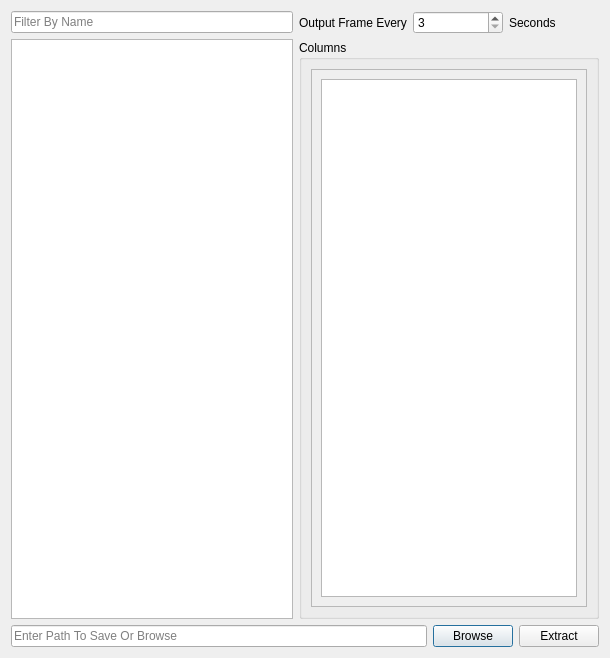
<?xml version="1.0" encoding="UTF-8"?>
<ui version="4.0">
 <class>BrowseRecords</class>
 <widget class="QDialog" name="BrowseRecords">
  <property name="geometry">
   <rect>
    <x>0</x>
    <y>0</y>
    <width>610</width>
    <height>658</height>
   </rect>
  </property>
  <property name="windowTitle">
   <string>Dialog</string>
  </property>
  <layout class="QGridLayout" name="gridLayout_2">
   <item row="0" column="0">
    <layout class="QVBoxLayout" name="verticalLayout_4">
     <item>
      <layout class="QHBoxLayout" name="horizontalLayout_2">
       <item>
        <layout class="QVBoxLayout" name="verticalLayout">
         <item>
          <widget class="QLineEdit" name="lineEdit">
           <property name="placeholderText">
            <string>Filter By Name</string>
           </property>
          </widget>
         </item>
         <item>
          <widget class="QListWidget" name="recordsWidjet"/>
         </item>
        </layout>
       </item>
       <item>
        <layout class="QVBoxLayout" name="verticalLayout_3">
         <item>
          <layout class="QHBoxLayout" name="horizontalLayout">
           <item>
            <widget class="QLabel" name="label">
             <property name="text">
              <string>Output Frame Every</string>
             </property>
            </widget>
           </item>
           <item>
            <widget class="QSpinBox" name="spinBox">
             <property name="minimum">
              <number>3</number>
             </property>
            </widget>
           </item>
           <item>
            <widget class="QLabel" name="label_2">
             <property name="text">
              <string>Seconds</string>
             </property>
            </widget>
           </item>
          </layout>
         </item>
         <item>
          <widget class="QGroupBox" name="groupBox">
           <property name="title">
            <string>Columns</string>
           </property>
           <layout class="QGridLayout" name="gridLayout">
            <item row="0" column="0">
             <widget class="QScrollArea" name="scrollArea">
              <property name="widgetResizable">
               <bool>true</bool>
              </property>
              <widget class="QWidget" name="scrollAreaWidgetContents">
               <property name="geometry">
                <rect>
                 <x>0</x>
                 <y>0</y>
                 <width>278</width>
                 <height>513</height>
                </rect>
               </property>
               <layout class="QVBoxLayout" name="verticalLayout_2">
                <item>
                 <widget class="QListWidget" name="columnsBox"/>
                </item>
               </layout>
              </widget>
             </widget>
            </item>
           </layout>
          </widget>
         </item>
        </layout>
       </item>
      </layout>
     </item>
     <item>
      <layout class="QHBoxLayout" name="horizontalLayout_3">
       <item>
        <widget class="QLineEdit" name="path">
         <property name="placeholderText">
          <string>Enter Path To Save Or Browse</string>
         </property>
        </widget>
       </item>
       <item>
        <widget class="QPushButton" name="btn_Browse">
         <property name="text">
          <string>Browse</string>
         </property>
        </widget>
       </item>
       <item>
        <widget class="QPushButton" name="btn_Extract">
         <property name="text">
          <string>Extract</string>
         </property>
        </widget>
       </item>
      </layout>
     </item>
    </layout>
   </item>
  </layout>
 </widget>
 <resources/>
 <connections/>
</ui>
